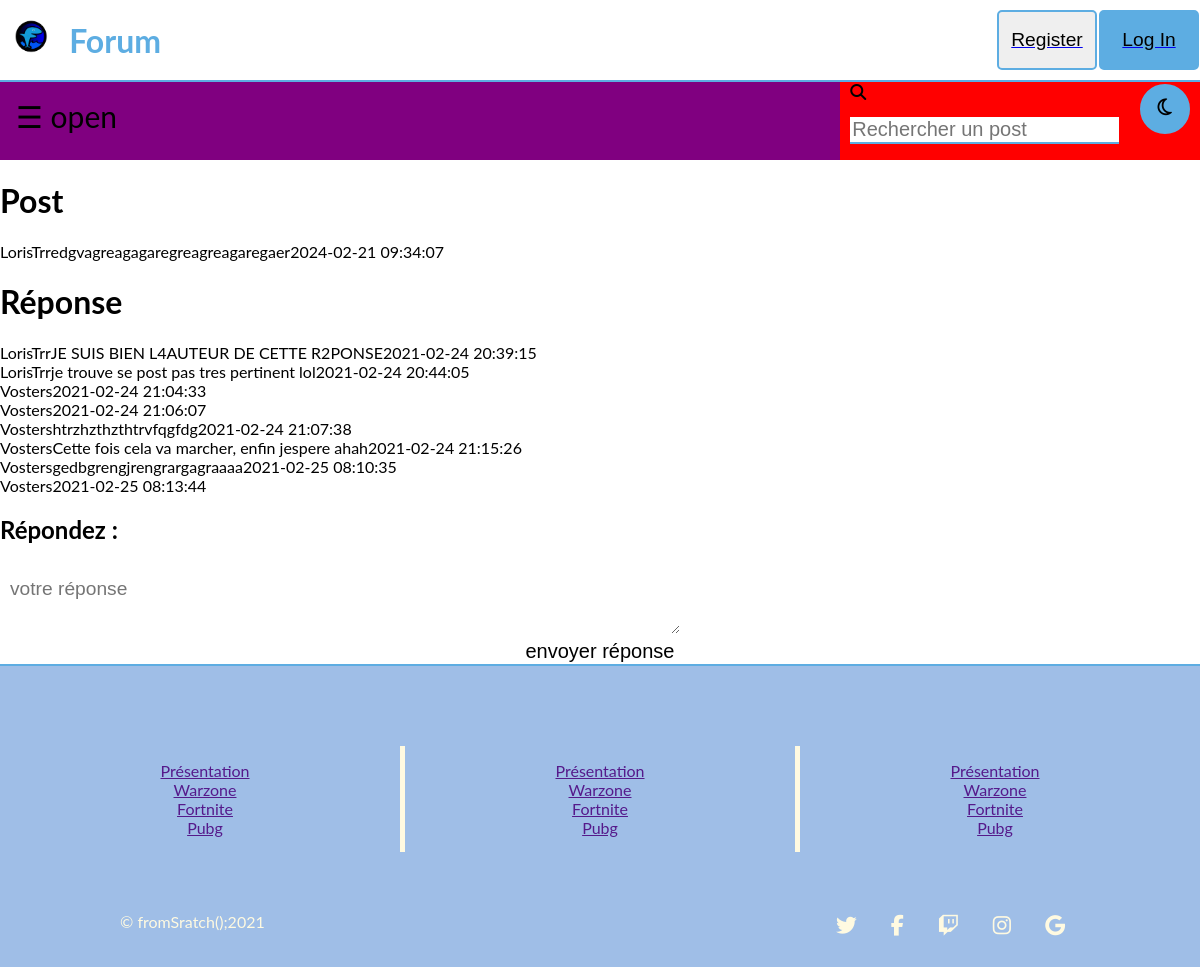
/index.php?p=voirpost&id=2, run on the app's committed database.
### tables this page shows
CREATE TABLE `post` (
  `id` bigint(20) NOT NULL,
  `titre` varchar(70) NOT NULL,
  `contenu` longtext NOT NULL,
  `id_utilisateur` bigint(20) NOT NULL,
  `date_publication` timestamp NOT NULL DEFAULT current_timestamp(),
  `isclosed` int(1) NOT NULL,
  `categorie` int(4) NOT NULL,
  `nb_like` int(255) DEFAULT NULL,
  `nb_mess` int(255) NOT NULL
);

CREATE TABLE `utilisateur` (
  `id` bigint(20) NOT NULL,
  `surname` varchar(30) NOT NULL,
  `name` varchar(30) NOT NULL,
  `username` varchar(40) NOT NULL,
  `mail` varchar(150) NOT NULL,
  `password` varchar(100) NOT NULL,
  `birthday` date NOT NULL,
  `avatar` text NOT NULL,
  `ban` int(11) NOT NULL,
  `id_droit` int(11) NOT NULL
);

CREATE TABLE `message` (
  `id` bigint(20) NOT NULL,
  `id_post` bigint(20) NOT NULL,
  `message` varchar(1000) NOT NULL,
  `id_utilisateur` bigint(20) NOT NULL,
  `date_reponse` timestamp NOT NULL DEFAULT current_timestamp() ON UPDATE current_timestamp()
);

### controlers/voirpost.php (called while the page is built)
<?php
	$id_post = $_GET['id'];
	require 'models/function_post.php';
	require 'view/header_index.php';
	$post = affiche_post($bdd,$id_post);
	$comm = affiche_comment($bdd,$id_post);
	require 'view/main_post.php';
	require 'view/footer_index.php';
?>

### models/function_post.php (called while the page is built, shortened)
<?php
function affiche_post($bdd,$id_post){
	$reponse = $bdd->prepare('SELECT uti.username, uti.avatar,po.titre, po.contenu, po.date_publication, po.isclosed from post as po inner join utilisateur as uti on uti.id = po.id_utilisateur where po.id = ?');
		$reponse->execute(array($id_post));
		$result = $reponse->fetchAll();
		return $result;
}
function affiche_comment($bdd,$id_post){
	$reponse = $bdd->prepare('SELECT mess.date_reponse, mess.message , uti.username FROM message AS mess INNER JOIN utilisateur as uti on mess.id_utilisateur = uti.id where mess.id_post = ?');
		$reponse->execute(array($id_post));
		$result = $reponse->fetchAll();
		return $result;
}
?>

### view/main_post.php (the view)
	<h1> Post </h2>
	<div>
		<?php
			foreach ($post as $value) {
				echo $value['username'], $value['titre'],$value['contenu'],$value['date_publication'].'<br>';
			}
		?>
	</div>
	<h1> Réponse </h1>
	<div>
		<?php
			foreach ($comm as $value) { ?>
				<div class="commentaire">
					<div class="username">
						<?php echo $value['username'];?>
					</div>
					<div class="contenu">
						<?php echo $value['message'] ;?>
					</div>
					<div class="date">
						<?php echo $value['date_reponse'];?>
					</div>
				</div>
		<?php
			}
		?>
	</div>
	<h2> Répondez : </h2>
	<form action="index.php?p=a_create_comm&id=<?php echo $id_post;?>" method="post">
		<textarea id="editor" name="message" minlength="20" placeholder='votre réponse'></textarea>
		<input class="form_input" type="submit" id='submit' value='envoyer réponse'>
	</form>
</main>

### CSS/style_clair.css (style rules this page uses)
html { margin: 0; height: 100%; }
body { background-color: white; margin: 0; height: 100%; font-family: "Lato", sans-serif; transition: background-color .5s; }
input[type=text], input[type=email], input[type=password], input[type=submit], input[type=search] { border: none; border-bottom: 2px solid rgb(93, 173, 226); background-color: white; width: 100%; font-size: 20px; }
.commentaire { display: flex; }
footer input, textarea, button { border: none; width: 55%; padding: 12px 10px; margin: 2px 0; font-size: 1.2em; font-family: 'Advent pro', sans-serif; border-radius: 8px; }

### CSS/wbbtheme.css (style rules this page uses)
html { height:100% !important; }

### data on the page
post: id_utilisateur.username "LorisTrr", titre "edgvagreaga", contenu "garegreagreagaregaer", date_publication "2024-02-21 09:34:07"
message: id_utilisateur.username "LorisTrr", message "JE SUIS BIEN L4AUTEUR DE CETTE R2PONSE", date_reponse "2021-02-24 20:39:15"
message: id_utilisateur.username "LorisTrr", message "je trouve se post pas tres pertinent lol", date_reponse "2021-02-24 20:44:05"
message: id_utilisateur.username "Vosters", date_reponse "2021-02-24 21:04:33"
message: id_utilisateur.username "Vosters", date_reponse "2021-02-24 21:06:07"
message: id_utilisateur.username "Vosters", message "htrzhzthzthtrvfqgfdg", date_reponse "2021-02-24 21:07:38"
message: id_utilisateur.username "Vosters", message "Cette fois cela va marcher, enfin jespere ahah", date_reponse "2021-02-24 21:15:26"
message: id_utilisateur.username "Vosters", message "gedbgrengjrengrargagraaaa", date_reponse "2021-02-25 08:10:35"
message: id_utilisateur.username "Vosters", date_reponse "2021-02-25 08:13:44"
